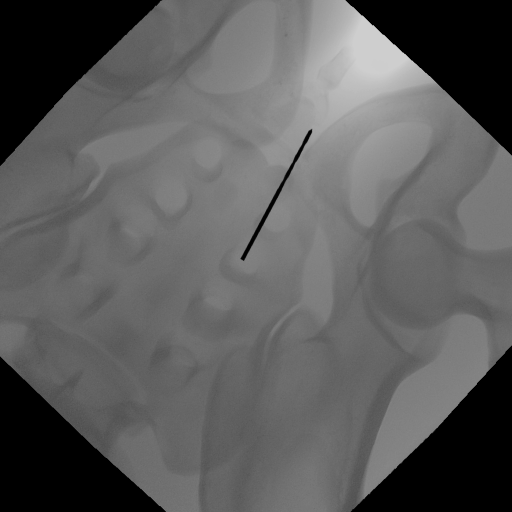
#> input picture synthetic_data_generation/images/base_drill.png, 1024 x 1024 px (shown at 1/2 size)
$ python generate_synthetic_data_segmentation.py
#> lines starting #> are read from the running program, lines starting #| are printed output that depends on the picture; after the words box and inside, x2 and y2 are one past the last pixel; in counts of white or black regions, pixels touching at a corner belong together
### visualization/visualize_segmentation.py
import os
import random

import cv2
import numpy as np
import matplotlib.pyplot as plt
from PIL import Image


def read_label_file(label_file_path, image_width, image_height):
    with open(label_file_path, 'r') as file:
        lines = file.readlines()

    objects = []
    for line in lines:
        parts = line.strip().split()
        class_id = int(parts[0])
        coordinates = np.array([float(coord) for coord in parts[1:]], dtype=np.float32)
        coordinates = coordinates.reshape(-1, 2)  # Reshape to (num_points, 2)
        objects.append((class_id, coordinates))

    return objects


def create_mask(objects, image_width, image_height):
    mask = np.zeros((image_height, image_width), dtype=np.uint8)
    for class_id, coordinates in objects:
        # Scale coordinates back to image dimensions
        coordinates_scaled = np.array([(x * image_width, y * image_height) for x, y in coordinates], dtype=np.int32)
        cv2.fillPoly(mask, [coordinates_scaled], 255)  # Fill the polygon
    return mask


def visualize_segmentation(image_path, label_file_path):
    # Read original image
#> called with image_path = './images/base_drill.png', label_file_path = './labels/base_drill.txt'
    image = cv2.imread(image_path)
#> image is the input picture: shape (1024, 1024, 3); min 0, max 206, mean 92
    image_height, image_width = image.shape[:2]
#> image_height = 1024; image_width = 1024

    # Read label file and create mask
    objects = read_label_file(label_file_path, image_width, image_height)
#> (reads synthetic_data_generation/labels/base_drill.txt from the repository)
    mask = create_mask(objects, image_width, image_height)
#> after the loop in create_mask, `for class_id, coordinates in objects:`:
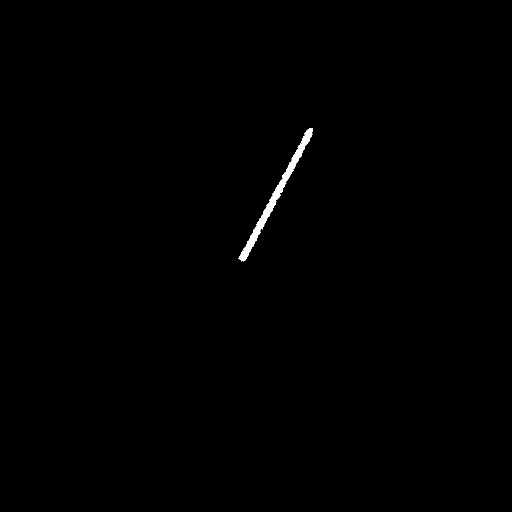
#> mask: shape (1024, 1024) (shown at 1/2 size); 0.36% white; 1 white region, box (x1, y1, x2, y2) and area: (476, 256, 626, 523) 3806

    # Create an overlay with the desired mask color (yellow)
    overlay = image.copy()
    overlay_color = (0, 255, 255)  # Yellow color in BGR format
    overlay[mask == 255] = overlay_color
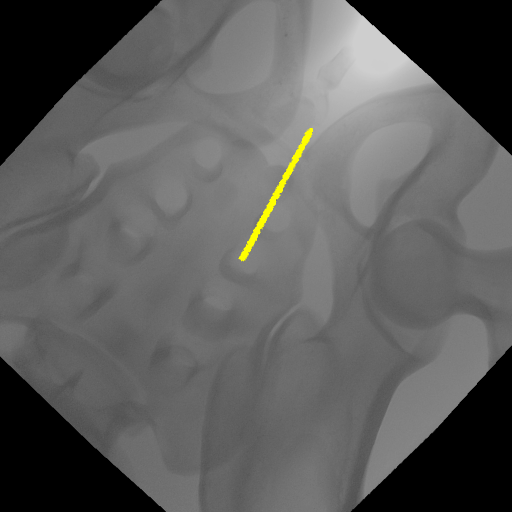
#> overlay: shape (1024, 1024, 3) (shown at 1/2 size); 0.36% of pixels changed, all inside (x1, y1, x2, y2) = (476, 256, 626, 523)

    # Blend the overlay with the original image using a transparency factor
    alpha = 0.3  # Transparency factor (between 0 and 1)
    cv2.addWeighted(overlay, alpha, image, 1 - alpha, 0, image)
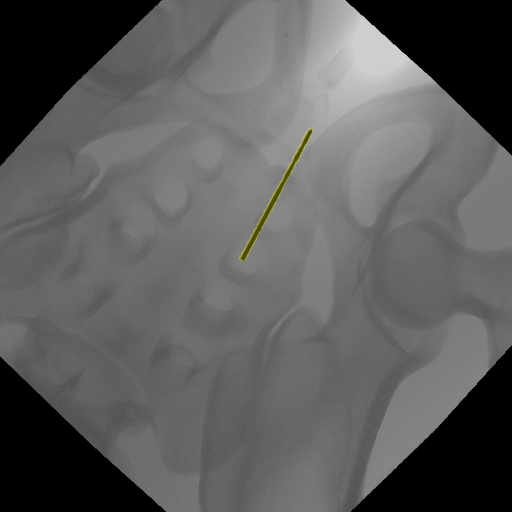
#> image: shape (1024, 1024, 3) (shown at 1/2 size); 0.36% of pixels changed, all inside (x1, y1, x2, y2) = (476, 256, 626, 523)

    # Display the image
    plt.figure(figsize=(10, 10))
    plt.imshow(cv2.cvtColor(image, cv2.COLOR_BGR2RGB))  # Convert BGR to RGB for displaying in matplotlib
    plt.axis('off')
    plt.show()


# [37 lines left out: functions show_random_samples, plot_random_samples, not called in this run]


# [6 lines that do not run on import are left out]

    # visualize_segmentation('../vessel_model/datasets/images/1482969_Series_001_Frame43.png',
    #                        '../vessel_model/datasets/image_labels/1482969_Series_001_Frame43.txt')

### synthetic_data_generation/generate_synthetic_data_segmentation.py
import os.path
import traceback
from itertools import combinations
from multiprocessing import Pool, cpu_count

from tqdm import tqdm

from synthetic_data_generation.generate_guide_wire import generate_random_bezier_curve, draw_curve_on_image, \
    create_yolo_v8_labels
from synthetic_data_generation.utils import *
from visualization.visualize_segmentation import visualize_segmentation


# [112 lines left out: functions is_boundary_pixel, get_contour_coordinates, overlay_instrument_on_xray_image, save_image_n_label, not called in this run]


def overlay_screws_and_label(base_name, xray_path, selected_screws, image_dir, label_dir):
    # Overlay each screw
    for screw_paths in selected_screws:
        # Open the base X-ray image
        xray = Image.open(xray_path).convert("RGBA")
        xray = apply_transformations(xray)
        # xray_width, xray_height = xray.size
        label_lines = []
        # print(list(screw_paths))
        save_file_name = ''
        for screw_path in list(screw_paths):
            screw = Image.open(screw_path).convert("RGBA")
            screw_name = str(os.path.splitext(os.path.basename(screw_path))[0])
            save_file_name += screw_name
            instr_map = {'drill': 0, 'screw1': 1, 'screw2': 2,
                         'screw3': 3, 'screw4': 4, 't-screw': 5, 'k-wire': 6}
            class_id = instr_map[screw_name]

            xray, labels = overlay_instrument_on_xray_image(xray, screw, class_id)
            # Apply transformations
            xray_with_noise = add_noise_and_blur(xray)

            label_lines.append(labels)
            save_image_n_label(xray, label_lines, base_name, save_file_name, image_dir, label_dir)
            save_image_n_label(xray_with_noise, label_lines, base_name + '_with_noise', save_file_name, image_dir,
                               label_dir)


# Function to move files to the respective train/val directories

# [60 lines left out: functions generate_guide_wire_and_stent_data, process_xray, generate_training_data, not called in this run]


if __name__ == '__main__':
    screw_paths = sorted(glob.glob(os.path.join('../data/screws', "*.png")))
    selected_screws = list(combinations(screw_paths, 1))
    overlay_screws_and_label(base_name='base', xray_path='xray.png',
                             selected_screws=selected_screws,
                             image_dir='./images', label_dir='./labels')
    visualize_segmentation('./images/base_drill.png',
                           './labels/base_drill.txt')
